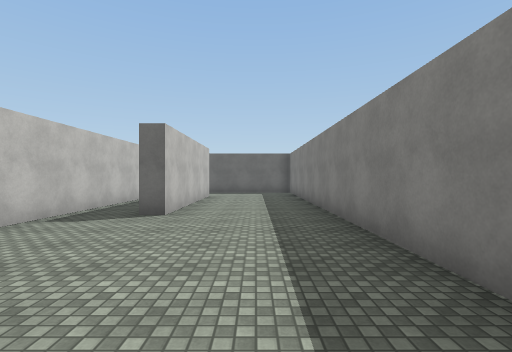
View 1 (above)

16 first-person views from a walk through a Unity game level. The camera is 1.5 m above the floor, looks level and sees 85° across. The floor is counted in squares, 2 m on a side. Each view is taken from the middle of a square. On the plan, view 1 faces up. The plan holds only what a view shows up to about 10 squares ahead; the rest is blank. The player is left out. Surface patterns are stand-ins for the level's own textures.

View 2
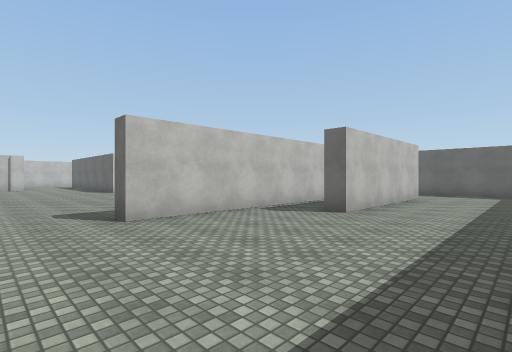

View 3
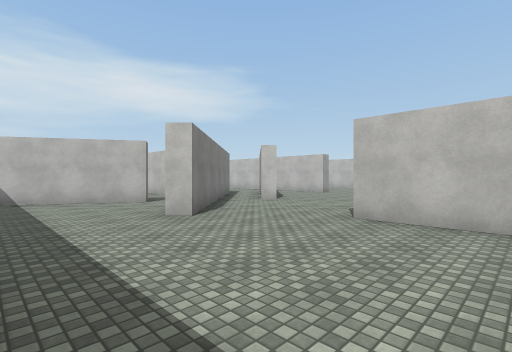

View 4
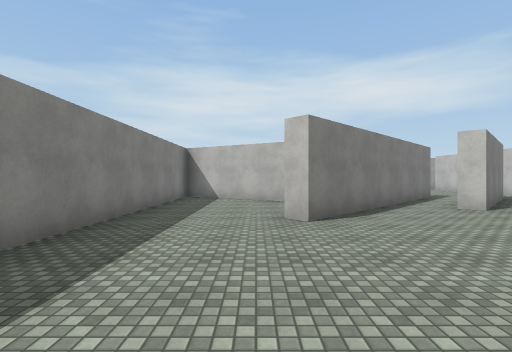

View 5
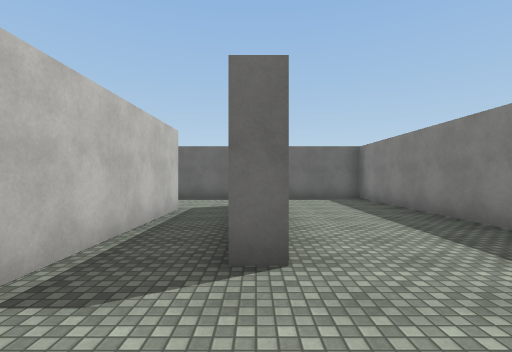

View 6
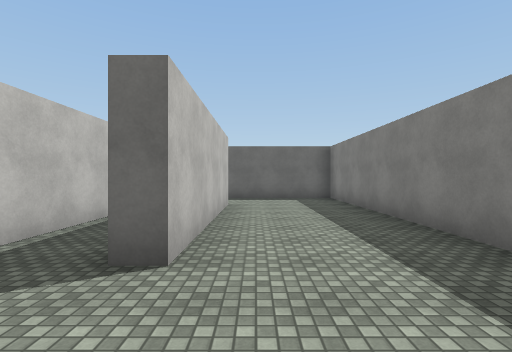

View 7
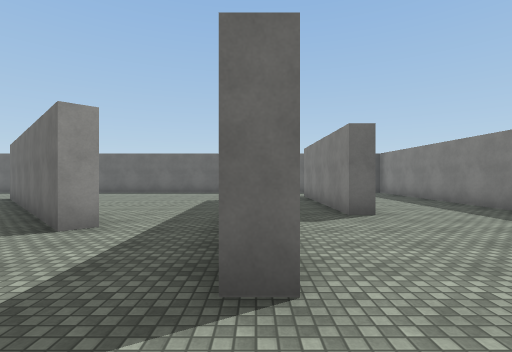

View 8
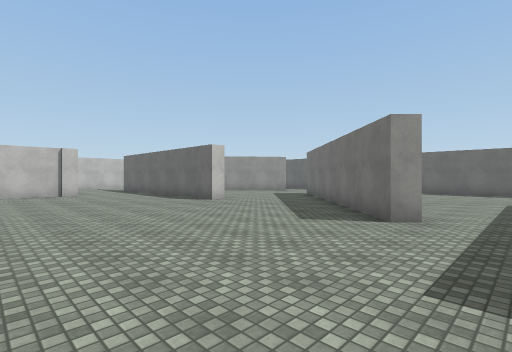

View 9
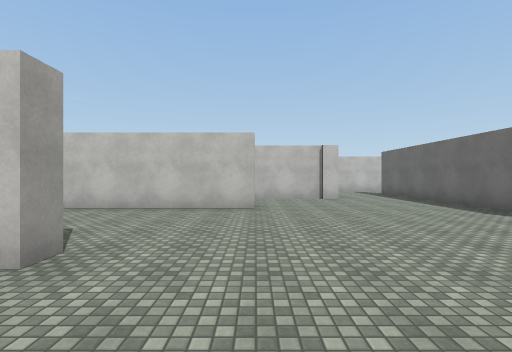

View 10
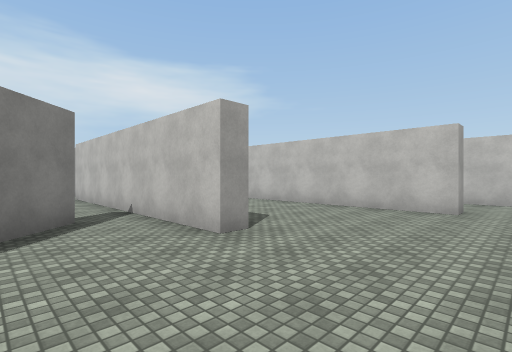

View 11
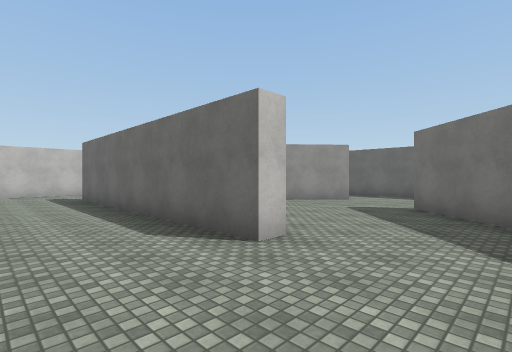

View 12
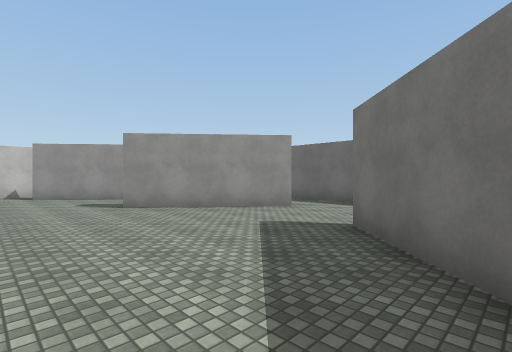

View 13
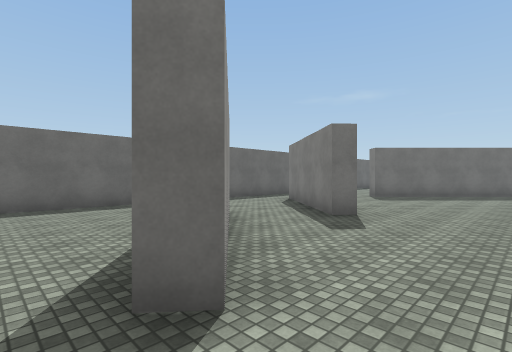

View 14
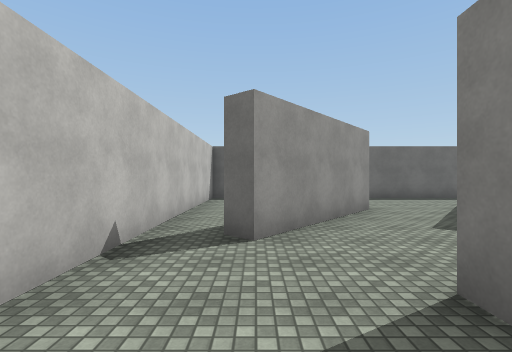

View 15
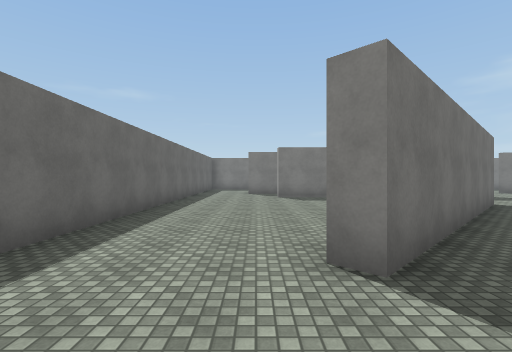

View 16
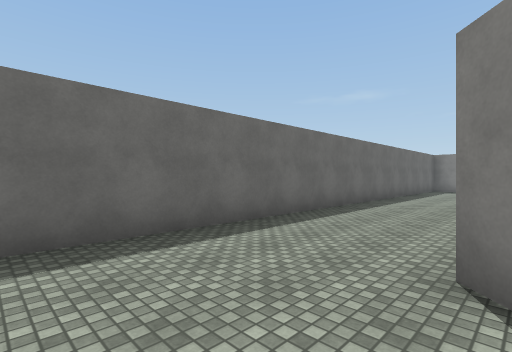

### Floor plan
Ten units are one square. View 1 is at (0, 0); x grows to the right and y downward. Boxes are objects, and circles mark ways between rooms. Rooms are numbered by the first view taken in them; rooms with no view inside come last. Other rooms are left out.
<svg viewBox="-230 -129 250 203">
<path fill="none" stroke="#000" d="M-19 6 -15 9M-37 -92 -37 -17M-17 -104 -17 -53 -22 -53 -22 -99M-25 38 15 61 15 -124 -15 -124M-122 -49 -122 -43 -197 -43 -197 -49M-62 -42 -67 -37 -120 -90 -115 -95M-142 -105 -168 -74 -172 -77 -146 -109M-172 -18 -172 4M-150 10 -145 10 -145 69M-184 -93 -210 -62 -215 -66M-108 29 -102 29 -102 44M-42 -75 -42 -92M-37 -17 -42 -17M-191 -124 -225 -124 -225 -25M-91 52 -59 20 -56 23M-72 59 -19 6M-15 -124 -172 -124"/>
<circle cx="-20" cy="-115" r="3" fill="#2a7"/>
<circle cx="-30" cy="-100" r="3" fill="#2a7"/>
<circle cx="-35" cy="-5" r="3" fill="#2a7"/>
<text x="-10" y="-40">1</text>
<text x="-120" y="-50">2</text>
</svg>
Room 1 opens to room 2.

Where each view was taken, in squares from view 1:
view 1: 0 up, 0 right, facing up
view 2: 0 up, 1 right, facing up-left
view 3: 4 up, 1 right, facing down-left
view 4: 4 up, 1 left, facing down
view 5: 3 up, 2 left, facing up
view 6: 3 up, 1 left, facing up
view 7: 0 up, 4 left, facing up
view 8: 1 down, 5 left, facing up-left
view 9: 1 down, 8 left, facing left
view 10: 0 up, 8 left, facing down-left
view 11: 2 up, 10 left, facing up-left
view 12: 5 up, 10 left, facing up-left
view 13: 5 up, 22 left, facing up-right
view 14: 3 up, 21 left, facing up
view 15: 10 up, 14 left, facing right
view 16: 9 up, 14 left, facing up-right
